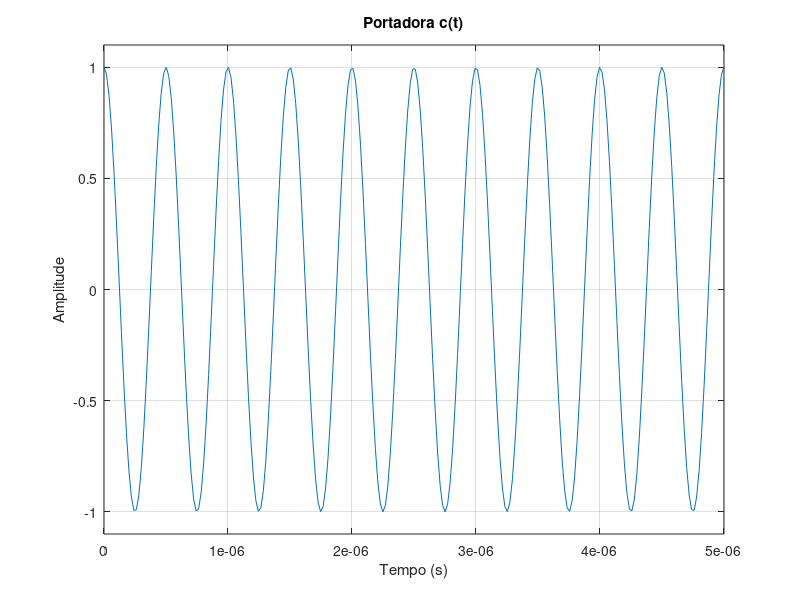

Reproduce this figure in MATLAB.
%%%%%%%%%%%%%%%%%%%%%%%%%%%%%%% INTEGRANTES %%%%%%%%%%%%%%%%%%%%%%%%%%%%%%%

%Carlos Henrique Hannas de Carvalho, nUSP: 11965988

%%%%%%%%%%%%%%%%%%%%%%%%%%%%%%%%%%%%%%%%%%%%%%%%%%%%%%%%%%%%%%%%%%%%%%%%%%%

close all
clear all

%%%%%%%%%%%%%%%%%%%%%%%%%%%%% DADOS INICIAIS %%%%%%%%%%%%%%%%%%%%%%%%%%%%%%

f_c = 2 * 10^6;                                                            %Frequencia da portadora (Hz)
f_samp = 50 * 10^6;                                                        %Frequencia de amostragem (Hz)

t_0 = 0;                                                                   %Tempo inicial (s)
t_f = 200 * 10^-6;                                                         %Tempo final (s)

%%%%%%%%%%%%%%%%%%%%%%%%%%%%%%% EXERCICIO 1 %%%%%%%%%%%%%%%%%%%%%%%%%%%%%%%

N = f_samp * ((5 * 10^-6) - t_0);                                          %Quantidade de amostragens, no intervalo de tempo solicitado

t = linspace(t_0, (5 * 10^-6), N+1);                                       %Vetor de tempo, com N amostras

A = 1;                                                                     %Amplitude A

c_t = A*cos(2*pi*f_c*t);                                                   %Funcao da portadora c(t)

%Plot da portadora c(t)
figure
plot(t,c_t)
xlabel('Tempo (s)')
ylabel('Amplitude')
ylim([-1.1, 1.1])
title('Portadora c(t)');
grid on

%%%%%%%%%%%%%%%%%%%%%%%%%%%%%%%%%%%%%%%%%%%%%%%%%%%%%%%%%%%%%%%%%%%%%%%%%%%